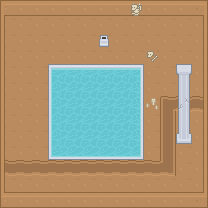

Tiled map render using the project's own tile images. Description and the map definition, with tile-layer contents summarised, below:
An orthogonal 13x13 tile map with 16x16 px tiles, 4 tile layers (Ground, Passible Above-Ground, Impassible Above-Ground, Highest).

<map version="1.0" orientation="orthogonal" renderorder="right-down" width="13" height="13" tilewidth="16" tileheight="16" nextobjectid="1">
 <properties>
  <property name="player-z" type="int" value="3" />
 </properties>
 <tileset firstgid="1" name="Rogue-like Dungeon" tilewidth="16" tileheight="16" spacing="1" tilecount="522" columns="29">
  <image source="../images/roguelikeDungeon-transparent.png" width="492" height="305" />
 </tileset>
 <layer name="Ground" width="13" height="13">
  <properties>
   <property name="z" type="int" value="0" />
  </properties>
  <data>[169 cells, 156 non-empty, 10 distinct tile ids]</data>
 </layer>
 <layer name="Passible Above-Ground" width="13" height="13">
  <properties>
   <property name="z" type="int" value="1" />
  </properties>
  <data>[169 cells, 19 non-empty, 6 distinct tile ids]</data>
 </layer>
 <layer name="Impassible Above-Ground" width="13" height="13">
  <properties>
   <property name="z" type="int" value="2" />
  </properties>
  <data>[169 cells, 50 non-empty, 9 distinct tile ids]</data>
 </layer>
 <layer name="Highest" width="13" height="13">
  <properties>
   <property name="z" type="int" value="4" />
  </properties>
  <data>[169 cells, 5 non-empty, 4 distinct tile ids]</data>
 </layer>
</map>
